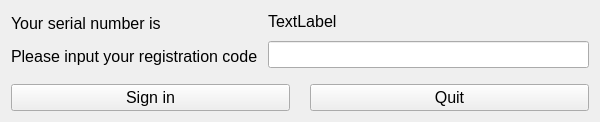
<?xml version="1.0" encoding="UTF-8"?>
<ui version="4.0">
 <class>Form</class>
 <widget class="QWidget" name="Form">
  <property name="enabled">
   <bool>true</bool>
  </property>
  <property name="geometry">
   <rect>
    <x>0</x>
    <y>0</y>
    <width>600</width>
    <height>122</height>
   </rect>
  </property>
  <property name="sizePolicy">
   <sizepolicy hsizetype="Expanding" vsizetype="Fixed">
    <horstretch>0</horstretch>
    <verstretch>0</verstretch>
   </sizepolicy>
  </property>
  <property name="minimumSize">
   <size>
    <width>600</width>
    <height>0</height>
   </size>
  </property>
  <property name="maximumSize">
   <size>
    <width>16777215</width>
    <height>122</height>
   </size>
  </property>
  <property name="windowTitle">
   <string>PDS Manager</string>
  </property>
  <layout class="QGridLayout" name="gridLayout">
   <item row="0" column="0">
    <layout class="QVBoxLayout" name="verticalLayout_3">
     <item>
      <layout class="QHBoxLayout" name="horizontalLayout">
       <property name="spacing">
        <number>10</number>
       </property>
       <item>
        <layout class="QVBoxLayout" name="verticalLayout">
         <property name="spacing">
          <number>10</number>
         </property>
         <item>
          <widget class="QLabel" name="label_1">
           <property name="font">
            <font>
             <family>Arial</family>
             <pointsize>12</pointsize>
            </font>
           </property>
           <property name="text">
            <string>Your serial number is</string>
           </property>
          </widget>
         </item>
         <item>
          <widget class="QLabel" name="label_3">
           <property name="font">
            <font>
             <family>Arial</family>
             <pointsize>12</pointsize>
            </font>
           </property>
           <property name="text">
            <string>Please input your registration code</string>
           </property>
          </widget>
         </item>
        </layout>
       </item>
       <item>
        <layout class="QVBoxLayout" name="verticalLayout_2">
         <property name="spacing">
          <number>10</number>
         </property>
         <item>
          <widget class="QLabel" name="label_2">
           <property name="font">
            <font>
             <family>Arial</family>
             <pointsize>12</pointsize>
            </font>
           </property>
           <property name="text">
            <string>TextLabel</string>
           </property>
          </widget>
         </item>
         <item>
          <widget class="QLineEdit" name="lineEdit">
           <property name="font">
            <font>
             <pointsize>12</pointsize>
            </font>
           </property>
          </widget>
         </item>
        </layout>
       </item>
      </layout>
     </item>
     <item>
      <layout class="QHBoxLayout" name="horizontalLayout_2">
       <property name="spacing">
        <number>20</number>
       </property>
       <property name="leftMargin">
        <number>0</number>
       </property>
       <property name="topMargin">
        <number>10</number>
       </property>
       <property name="rightMargin">
        <number>0</number>
       </property>
       <item>
        <widget class="QPushButton" name="button_1">
         <property name="font">
          <font>
           <family>Arial</family>
           <pointsize>12</pointsize>
          </font>
         </property>
         <property name="text">
          <string>Sign in</string>
         </property>
        </widget>
       </item>
       <item>
        <widget class="QPushButton" name="button_2">
         <property name="sizePolicy">
          <sizepolicy hsizetype="Minimum" vsizetype="Fixed">
           <horstretch>0</horstretch>
           <verstretch>0</verstretch>
          </sizepolicy>
         </property>
         <property name="font">
          <font>
           <family>Arial</family>
           <pointsize>12</pointsize>
          </font>
         </property>
         <property name="text">
          <string>Quit</string>
         </property>
        </widget>
       </item>
      </layout>
     </item>
    </layout>
   </item>
  </layout>
 </widget>
 <resources/>
 <connections/>
</ui>
